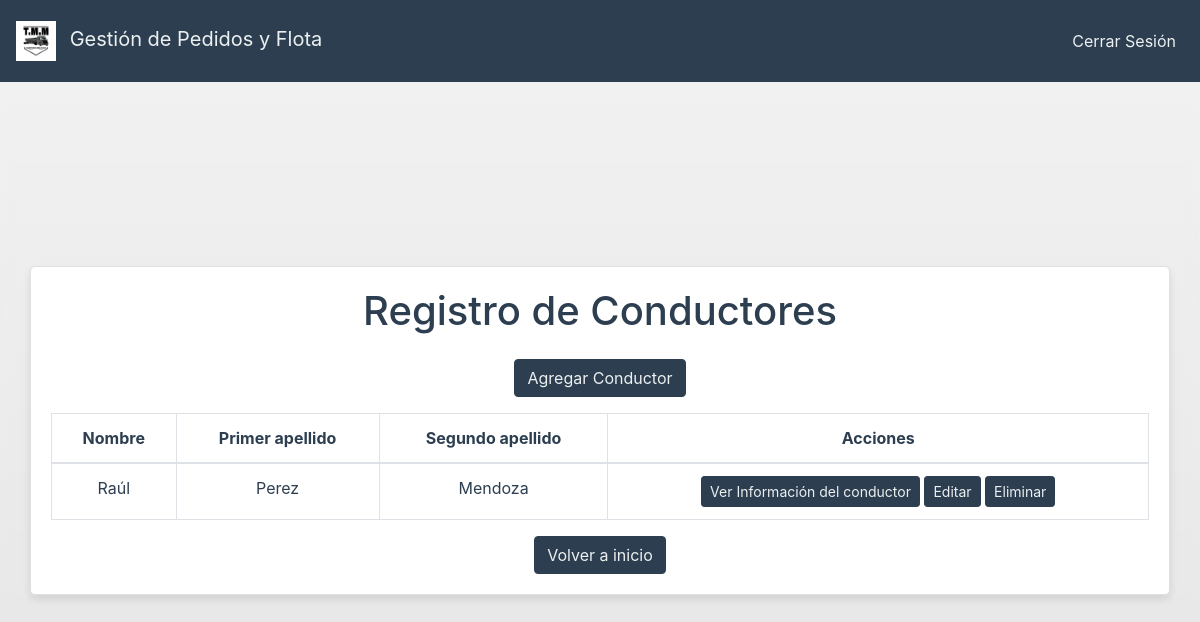
Screenshot of /crud_conductores/ (signed in) with the database file from the repository.
### prueba/models.py (models this page shows, shortened)
class Conductor(models.Model):
    nombre = models.CharField(max_length=50)
    apellido1 = models.CharField(max_length=50)
    apellido2 = models.CharField(max_length=50)

### prueba/views.py (the view)
# urls.py: path('crud_conductores/', views.crud_conductores, name='crud_conductores'),
@login_required
def crud_conductores(request):
    conductores = Conductor.objects.all()
    return render(request, 'crud_conductores.html', {'conductores': conductores})

### Ing.-Software/prueba/templates/crud_conductores.html (shortened to what this page needs)
<!DOCTYPE html>
<html lang="en">
<head>
    {% load static %}
    <link rel="stylesheet" type="text/css" href="{% static 'prueba/styles.css' %}">
    <link rel="stylesheet" href="https://stackpath.bootstrapcdn.com/bootstrap/4.5.2/css/bootstrap.min.css">
</head>
<body>
    <nav class="navbar navbar-expand-lg navbar-light w-100" style="position: fixed; top: 0; left: 0; right: 0; padding: 1rem; text-align: center;">
        <a class="navbar-brand" href="#">
            <img src="{% static 'prueba/logo.png'%}" width="40" height="40" alt="Logo">
            <span class="ml-2">Gestión de Pedidos y Flota</span>
        </a>
        <div class="collapse navbar-collapse">
            <ul class="navbar-nav ml-auto">
                <li class="nav-item">
                    <a class="nav-link" href="{% url 'logout' %}">Cerrar Sesión</a>
                </li>
            </ul>
        </div>
    </nav>
    <div class="container">
        <h1 class="mb-4">Registro de Conductores</h1>
        <div class="row mb-3">
            <div class="col">
                <button class="btn btn-primary" onclick="location.href='{% url 'agregar_conductor' %}'">Agregar Conductor</button>
            </div>
        </div>
        <table class="table table-bordered">
            <thead>
                <tr>
                    <th>Nombre</th>
                    <th>Primer apellido</th>
                    <th>Segundo apellido</th>
                    <th>Acciones</th>
                </tr>
            </thead>
            <tbody>
                {% for conductor in conductores %}
                <tr id="conductor-{{ conductor.id }}">
                    <td>{{ conductor.nombre }}</td>
                    <td>{{ conductor.apellido1 }}</td>
                    <td>{{ conductor.apellido2 }}</td>
                    <td>
                        <button class="btn btn-info btn-sm" onclick="location.href='{% url 'ver_info_conductor' conductor.id %}'">Ver Información del conductor</button>
                        <button class="btn btn-success btn-sm" onclick="location.href='{% url 'editar_conductor' conductor.id %}'">Editar</button>
                        <button class="btn btn-danger btn-sm" onclick="eliminarConductor('{{ conductor.id }}')">Eliminar</button>
                    </td>
                </tr>
                {% endfor %}
            </tbody>
        </table>
        <button type="button" class="btn btn-secondary" onclick="location.href='{% url 'home' %}'">Volver a inicio</button>
    </div>
</body>
</html>

### prueba/static/prueba/styles.css (style rules this page uses)
body { font-family: Arial, sans-serif; background-image: linear-gradient(to bottom, #f2f2f2, #e5e5e5); background-size: cover; background-repeat: no-repeat; background-attachment: fixed; height: 100vh; margin: 0; display: flex; justify-content: center; align-items: center; backdrop-filter: blur(5px); }
.container { background-color: rgba(255, 255, 255, 0.8); padding: 20px; border-radius: 8px; max-width: 100%; text-align: center; }
h1 { color: #333; margin-bottom: 20px; }

### Ing.-Software/prueba/templates/crud_conductores.html (style rules this page uses)
:root { --primary-color: #2C3E50; --secondary-color: #18BC9C; --background-color: #ECF0F1; }
body { background-color: var(--background-color); color: var(--primary-color); }
.navbar { background-color: var(--primary-color) !important; }
.navbar-brand, .nav-link { color: var(--background-color) !important; }
.btn-primary, .btn-secondary, .btn-info, .btn-success, .btn-danger { background-color: var(--primary-color); border-color: var(--primary-color); color: var(--background-color); }
.container { background-color: #ffffff; border: 1px solid #e0e0e0; border-radius: 5px; padding: 20px; margin-top: 60px; box-shadow: 0 4px 8px rgba(0, 0, 0, 0.1); }
h1, .table th, .table td { color: var(--primary-color); }

### rows the page displays
Conductor: nombre "Raúl", apellido1 "Perez", apellido2 "Mendoza"
